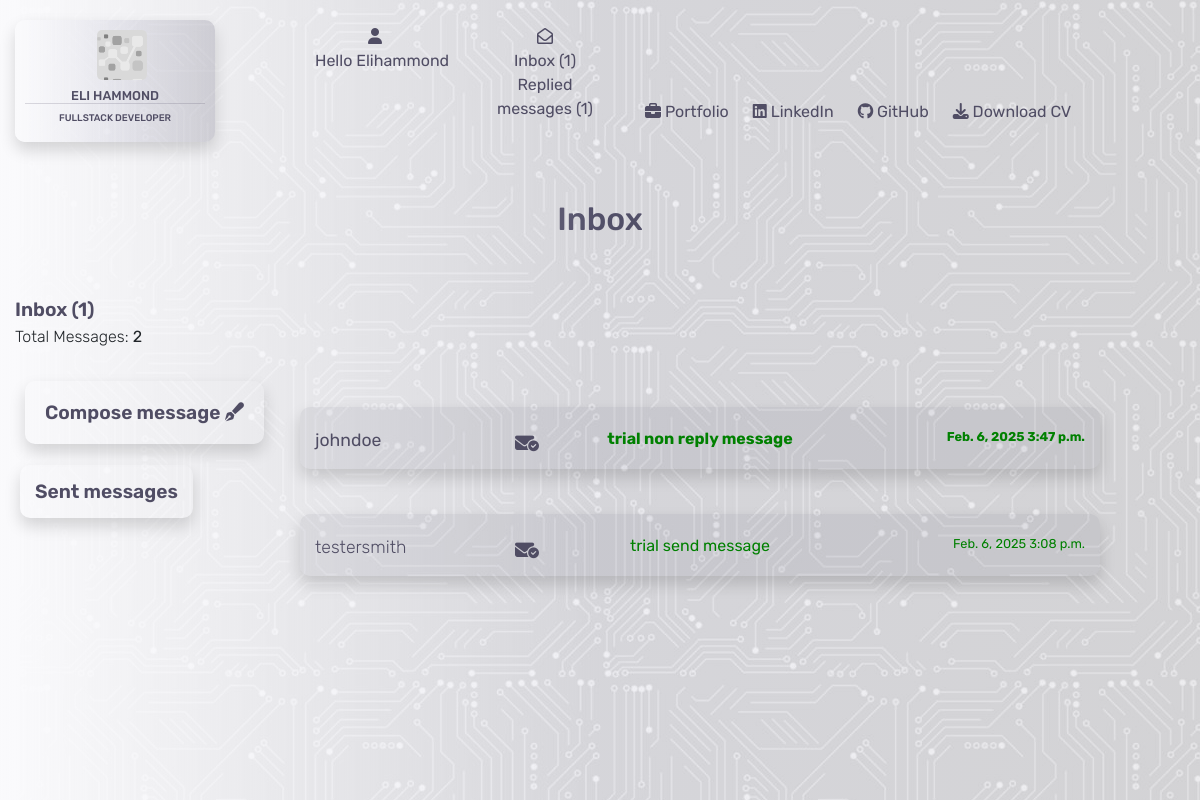
The page /contacts/ (signed in) on the database as committed earlier.
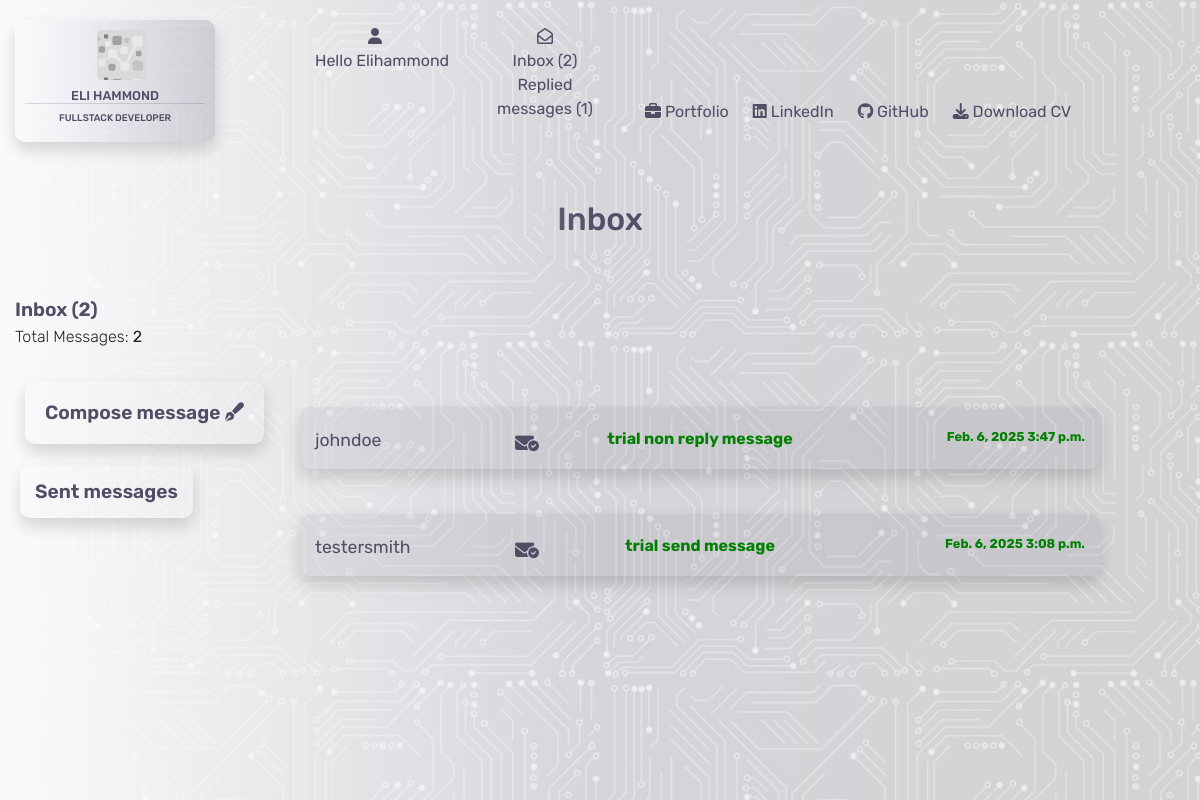
The same page on the database as committed later.
### contacts/models.py (models this page shows)
class Contacts(models.Model):
    class Meta:
        verbose_name_plural = "Contacts"
    name = models.CharField(max_length=26)
    send_to = models.CharField(max_length=240)
    subject = models.CharField(max_length=52, null=True, blank=True)
    email = models.EmailField()
    phone = models.IntegerField()
    message = models.TextField()
    date = models.DateField(auto_now_add=True)
    time = models.TimeField(auto_now_add=True)
    read = models.BooleanField(default=False)
    has_reply = models.BooleanField(default=False)

### contacts/views.py (the view)
# urls.py: path('', views.contacts, name='contacts'),
@login_required
def contacts(request):
    inbox = Contacts.objects.all().order_by('-date', '-time')
    replied = Replied.objects.all()
    context = {
        'inbox': inbox,
        'replied': replied
    }
    return render(request, 'contacts/contacts.html', context)

### contacts/templates/contacts/contacts.html (shortened to what this page needs)
{% extends "base.html" %}
{% load static %}
{% block content %}
<div class="container-fluid">
    <div class="row">
        <div class="col-4"></div>
        <div class="col-4">
            <h2 class="header">Inbox</h2>
        </div>
        <div class="col-4"></div>
    </div>
    <div class="inbox-header">
        Inbox ({{ unread_messages }})
    </div>
    <div class="inbox-subheader">
        Total Messages: <strong>{{ message_count }}</strong>
    </div>
    <div class="inbox-header">
        <a href="{% url 'compose_message' %}" class="compose shadow">Compose message <i class="fa-solid fa-pen-fancy"></i></a>
    </div>
    <div class="inbox-header">
        <a href="{% url 'sent_messages' %}" class="sent-messages shadow">Sent messages </a>
    </div>
    {% for i in inbox %}
    <div class="row">
        <div class="col-3">
        </div>
        {% if i.send_to == user.username %}
        <div class="col-8">
            <div {% if i.read %}class="opened-message"{% endif %}>
                <a href="{% url 'open_message' i.id %}">
                    <div class="row message-container shadow">
                        <div class="col-3">
                            <p class="inbox-name">{{ i.name }}</p>
                        </div>
                        <div class="col-6">
                            {% if i.subject %}
                            <p class="inbox-subject new-message">{{ i.subject }}</p>
                            {% else %}
                            <p class="inbox-subject new-message">no subject</p>
                            {% endif %}
                        </div>
                        <div class="col-3">
                            <p class="inbox-date-time new-message">{{ i.date }} {{ i.time }}</p>
                        </div>
                    </div>
                </a>
                <p>
                    <a href="{% url 'mark_unread' i.id %}" class="unread" title="Mark as unread">
                        <i class="fa-solid fa-envelope-circle-check"></i>
                    </a>
                </p>
            </div>
        </div>
        {% endif %}
        <div class="col-1"></div>
    </div>
    {% endfor %}
</div>
{% endblock %}

### templates/base.html (shortened to what this page needs)
{% load static %}
<!DOCTYPE html>
<html lang="en">
<head>
    {% block corecss %}
        <link rel="stylesheet" href="https://stackpath.bootstrapcdn.com/bootstrap/4.4.1/css/bootstrap.min.css">
        <link rel="stylesheet" href="https://cdnjs.cloudflare.com/ajax/libs/font-awesome/6.6.0/css/all.min.css">
        <link rel="stylesheet" href="https://cdnjs.cloudflare.com/ajax/libs/font-awesome/6.6.0/css/all.min.css">
        <link rel="stylesheet" href="{% static 'css/base.css' %}">
    {% endblock %}
</head>
<body>
    <div class="opaque"></div>
    <header>
        <nav>
            <div class="container-fluid">
                <div class="row">
                    <div class="col-md-3">
                        <a href="{% url 'home' %}">
                            <div class="logo shadow">
                                <div class="logo-logo"></div>
                                <h5>Eli Hammond</h5>
                                <h6>Fullstack Developer</h6>
                            </div>
                        </a>
                    </div>
                    <div class="col-md-3">
                        <div class="row">
                            <div class="col-md-6">
                                <div class="dropdown">
                                    <div class="dropbtn">
                                        <div class="icon"><i class="fa-solid fa-user"></i></div>
                                        {% if request.user.is_authenticated %}
                                            <div class="hello">
                                                Hello {{ user.username|capfirst }}
                                            </div>
                                        {% else %}
                                            Login/Register
                                        {% endif %}
                                    </div>
                                </div>
                            </div>
                            <div class="col-md-6">
                                {% if request.user.is_authenticated %}
                                    <div class="message-box">
                                        <a href="{% url 'contacts' %}">
                                            <div class="icon"><i class="fa-regular fa-envelope-open"></i></div>
                                            Inbox ({{ unread_messages }})
                                            Replied messages ({{ replied_count }})
                                        </a>
                                    </div>
                                {% endif %}
                            </div>
                        </div>
                    </div>
                    <div class="col-md-6">
                    </div>
                </div>
                <div class="row bottom-header">
                    <div class="col-md-6"></div>
                    <div class="col-md-6 d-none d-lg-block">
                        <ul>
                            <li>
                                <a href="{% url 'portfolio' %}">{% block custom_style %}<i class="fa-solid fa-briefcase"></i> Portfolio{% endblock %}</a>
                            </li>
                            <li>
                                <a href="https://www.linkedin.com/in/elliot-hammond-286739298/" target="_blank"><i class="fa-brands fa-linkedin"></i> LinkedIn</a>
                            </li>
                            <li>
                                <a href="https://github.com/e-h-dev" target="_blank"><i class="fa-brands fa-github"></i> GitHub</a>
                            </li>
                            <li>
                                <a href="/media/CV.pdf" target="_blank"><i class="fa-solid fa-download"></i> Download CV</a>
                            </li>
                        </ul>
                    </div>
                </div>
            </div>
        </nav>
    </header>
    {% block content %}
    {% endblock %}
</body>
</html>

Rows that differ between the two databases and show on the page:
changed Contacts "testersmith": read True → False (drawn)
Other text that changed with them:
{{ unread_messages }}: "1" → "2"
